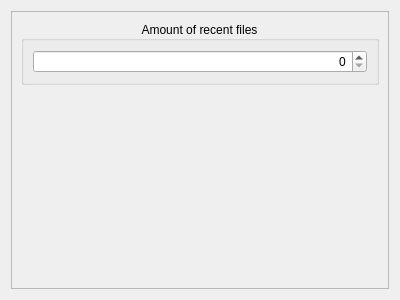
<?xml version="1.0" encoding="UTF-8"?>
<ui version="4.0">
 <class>recentfilessettings</class>
 <widget class="QWidget" name="recentfilessettings">
  <property name="geometry">
   <rect>
    <x>0</x>
    <y>0</y>
    <width>400</width>
    <height>300</height>
   </rect>
  </property>
  <property name="windowTitle">
   <string>recentfilessettings</string>
  </property>
  <layout class="QVBoxLayout" name="verticalLayout">
   <item>
    <widget class="QScrollArea" name="scrollArea">
     <property name="widgetResizable">
      <bool>true</bool>
     </property>
     <widget class="QWidget" name="scrollAreaWidgetContents">
      <property name="geometry">
       <rect>
        <x>0</x>
        <y>0</y>
        <width>380</width>
        <height>280</height>
       </rect>
      </property>
      <layout class="QVBoxLayout" name="verticalLayout_2">
       <item>
        <layout class="QHBoxLayout" name="horizontalLayout">
         <item>
          <widget class="QGroupBox" name="groupBox">
           <property name="title">
            <string>Amount of recent files</string>
           </property>
           <property name="alignment">
            <set>Qt::AlignmentFlag::AlignCenter</set>
           </property>
           <property name="flat">
            <bool>true</bool>
           </property>
           <layout class="QHBoxLayout" name="horizontalLayout_3">
            <item>
             <widget class="QSpinBox" name="spinBox">
              <property name="alignment">
               <set>Qt::AlignmentFlag::AlignRight|Qt::AlignmentFlag::AlignTrailing|Qt::AlignmentFlag::AlignVCenter</set>
              </property>
             </widget>
            </item>
           </layout>
          </widget>
         </item>
        </layout>
       </item>
       <item>
        <spacer name="verticalSpacer">
         <property name="orientation">
          <enum>Qt::Orientation::Vertical</enum>
         </property>
         <property name="sizeHint" stdset="0">
          <size>
           <width>20</width>
           <height>40</height>
          </size>
         </property>
        </spacer>
       </item>
      </layout>
     </widget>
    </widget>
   </item>
  </layout>
 </widget>
 <resources/>
 <connections/>
</ui>
